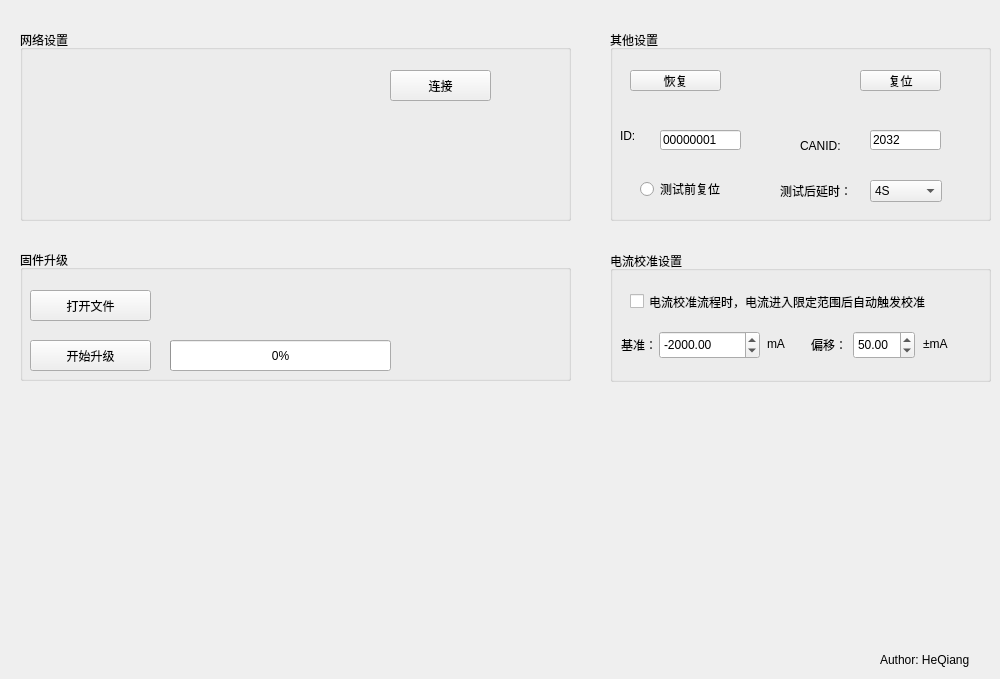
    <widget class="QWidget" name="tab_2">
     <attribute name="title">
      <string> 设置</string>
     </attribute>
     <widget class="QGroupBox" name="groupBox_8">
      <property name="geometry">
       <rect>
        <x>20</x>
        <y>30</y>
        <width>551</width>
        <height>191</height>
       </rect>
      </property>
      <property name="title">
       <string>网络设置</string>
      </property>
      <widget class="QPushButton" name="pushButtonConnectDB">
       <property name="geometry">
        <rect>
         <x>370</x>
         <y>40</y>
         <width>101</width>
         <height>31</height>
        </rect>
       </property>
       <property name="text">
        <string>连接</string>
       </property>
      </widget>
     </widget>
     <widget class="QGroupBox" name="groupBox_3">
      <property name="geometry">
       <rect>
        <x>20</x>
        <y>250</y>
        <width>551</width>
        <height>131</height>
       </rect>
      </property>
      <property name="title">
       <string>固件升级</string>
      </property>
      <widget class="QPushButton" name="btnOpenFile">
       <property name="geometry">
        <rect>
         <x>10</x>
         <y>40</y>
         <width>121</width>
         <height>31</height>
        </rect>
       </property>
       <property name="text">
        <string>打开文件</string>
       </property>
      </widget>
      <widget class="QLabel" name="labelLocation">
       <property name="geometry">
        <rect>
         <x>150</x>
         <y>50</y>
         <width>391</width>
         <height>21</height>
        </rect>
       </property>
       <property name="text">
        <string/>
       </property>
      </widget>
      <widget class="QPushButton" name="btnStartUpgrade">
       <property name="geometry">
        <rect>
         <x>10</x>
         <y>90</y>
         <width>121</width>
         <height>31</height>
        </rect>
       </property>
       <property name="text">
        <string>开始升级</string>
       </property>
      </widget>
      <widget class="QProgressBar" name="progressBar">
       <property name="geometry">
        <rect>
         <x>150</x>
         <y>90</y>
         <width>221</width>
         <height>31</height>
        </rect>
       </property>
       <property name="value">
        <number>0</number>
       </property>
      </widget>
      <widget class="QLabel" name="labelUpgradeState">
       <property name="geometry">
        <rect>
         <x>380</x>
         <y>100</y>
         <width>151</width>
         <height>21</height>
        </rect>
       </property>
       <property name="text">
        <string/>
       </property>
      </widget>
      <widget class="QLabel" name="labelCheck">
       <property name="geometry">
        <rect>
         <x>160</x>
         <y>20</y>
         <width>301</width>
         <height>20</height>
        </rect>
       </property>
       <property name="text">
        <string/>
       </property>
      </widget>
     </widget>
     <widget class="QGroupBox" name="groupBox_4">
      <property name="geometry">
       <rect>
        <x>610</x>
        <y>30</y>
        <width>381</width>
        <height>191</height>
       </rect>
      </property>
      <property name="title">
       <string>其他设置</string>
      </property>
      <widget class="QPushButton" name="pushButtonResume">
       <property name="geometry">
        <rect>
         <x>20</x>
         <y>40</y>
         <width>91</width>
         <height>21</height>
        </rect>
       </property>
       <property name="text">
        <string>恢复</string>
       </property>
      </widget>
      <widget class="QPushButton" name="pushButtonReset">
       <property name="geometry">
        <rect>
         <x>250</x>
         <y>40</y>
         <width>81</width>
         <height>21</height>
        </rect>
       </property>
       <property name="text">
        <string>复位</string>
       </property>
      </widget>
      <widget class="QLineEdit" name="lineEditCANID">
       <property name="geometry">
        <rect>
         <x>260</x>
         <y>100</y>
         <width>71</width>
         <height>20</height>
        </rect>
       </property>
       <property name="text">
        <string>2032</string>
       </property>
      </widget>
      <widget class="QLineEdit" name="lineEditID">
       <property name="geometry">
        <rect>
         <x>50</x>
         <y>100</y>
         <width>81</width>
         <height>20</height>
        </rect>
       </property>
       <property name="text">
        <string>00000001</string>
       </property>
      </widget>
      <widget class="QLabel" name="label_2">
       <property name="geometry">
        <rect>
         <x>10</x>
         <y>100</y>
         <width>54</width>
         <height>12</height>
        </rect>
       </property>
       <property name="text">
        <string>ID:</string>
       </property>
      </widget>
      <widget class="QLabel" name="label_11">
       <property name="geometry">
        <rect>
         <x>190</x>
         <y>110</y>
         <width>54</width>
         <height>12</height>
        </rect>
       </property>
       <property name="text">
        <string>CANID:</string>
       </property>
      </widget>
      <widget class="QRadioButton" name="radioButton_preTest">
       <property name="geometry">
        <rect>
         <x>30</x>
         <y>150</y>
         <width>101</width>
         <height>18</height>
        </rect>
       </property>
       <property name="text">
        <string>测试前复位</string>
       </property>
      </widget>
      <widget class="QComboBox" name="comboBox_BeforTest">
       <property name="geometry">
        <rect>
         <x>260</x>
         <y>150</y>
         <width>72</width>
         <height>22</height>
        </rect>
       </property>
       <item>
        <property name="text">
         <string>4S</string>
        </property>
       </item>
       <item>
        <property name="text">
         <string>5S</string>
        </property>
       </item>
       <item>
        <property name="text">
         <string>6S</string>
        </property>
       </item>
       <item>
        <property name="text">
         <string>7S</string>
        </property>
       </item>
       <item>
        <property name="text">
         <string>8S</string>
        </property>
       </item>
      </widget>
      <widget class="QLabel" name="label_16">
       <property name="geometry">
        <rect>
         <x>170</x>
         <y>150</y>
         <width>81</width>
         <height>21</height>
        </rect>
       </property>
       <property name="text">
        <string>测试后延时：</string>
       </property>
      </widget>
     </widget>
     <widget class="QLabel" name="label_15">
      <property name="geometry">
       <rect>
        <x>880</x>
        <y>650</y>
        <width>111</width>
        <height>20</height>
       </rect>
      </property>
      <property name="text">
       <string>Author: HeQiang</string>
      </property>
     </widget>
     <widget class="QGroupBox" name="groupBox_6">
      <property name="geometry">
       <rect>
        <x>610</x>
        <y>251</y>
        <width>381</width>
        <height>131</height>
       </rect>
      </property>
      <property name="title">
       <string>电流校准设置</string>
      </property>
      <widget class="QCheckBox" name="checkBoxAutoCurCali">
       <property name="geometry">
        <rect>
         <x>20</x>
         <y>40</y>
         <width>331</width>
         <height>21</height>
        </rect>
       </property>
       <property name="text">
        <string>电流校准流程时，电流进入限定范围后自动触发校准</string>
       </property>
      </widget>
      <widget class="QLabel" name="label_17">
       <property name="geometry">
        <rect>
         <x>157</x>
         <y>83</y>
         <width>48</width>
         <height>19</height>
        </rect>
       </property>
       <property name="text">
        <string>mA</string>
       </property>
      </widget>
      <widget class="QLabel" name="label_18">
       <property name="geometry">
        <rect>
         <x>313</x>
         <y>83</y>
         <width>48</width>
         <height>19</height>
        </rect>
       </property>
       <property name="text">
        <string>±mA</string>
       </property>
      </widget>
      <widget class="QDoubleSpinBox" name="doubleSpinBox">
       <property name="geometry">
        <rect>
         <x>49</x>
         <y>80</y>
         <width>101</width>
         <height>28</height>
        </rect>
       </property>
       <property name="minimum">
        <double>-1000000.000000000000000</double>
       </property>
       <property name="maximum">
        <double>1000000.000000000000000</double>
       </property>
       <property name="value">
        <double>-2000.000000000000000</double>
       </property>
      </widget>
      <widget class="QDoubleSpinBox" name="doubleSpinBox_2">
       <property name="geometry">
        <rect>
         <x>243</x>
         <y>80</y>
         <width>62</width>
         <height>28</height>
        </rect>
       </property>
       <property name="maximum">
        <double>100000.000000000000000</double>
       </property>
       <property name="value">
        <double>50.000000000000000</double>
       </property>
      </widget>
      <widget class="QLabel" name="label_19">
       <property name="geometry">
        <rect>
         <x>11</x>
         <y>84</y>
         <width>48</width>
         <height>19</height>
        </rect>
       </property>
       <property name="text">
        <string>基准：</string>
       </property>
      </widget>
      <widget class="QLabel" name="label_20">
       <property name="geometry">
        <rect>
         <x>201</x>
         <y>84</y>
         <width>48</width>
         <height>19</height>
        </rect>
       </property>
       <property name="text">
        <string>偏移：</string>
       </property>
      </widget>
     </widget>
    </widget>
